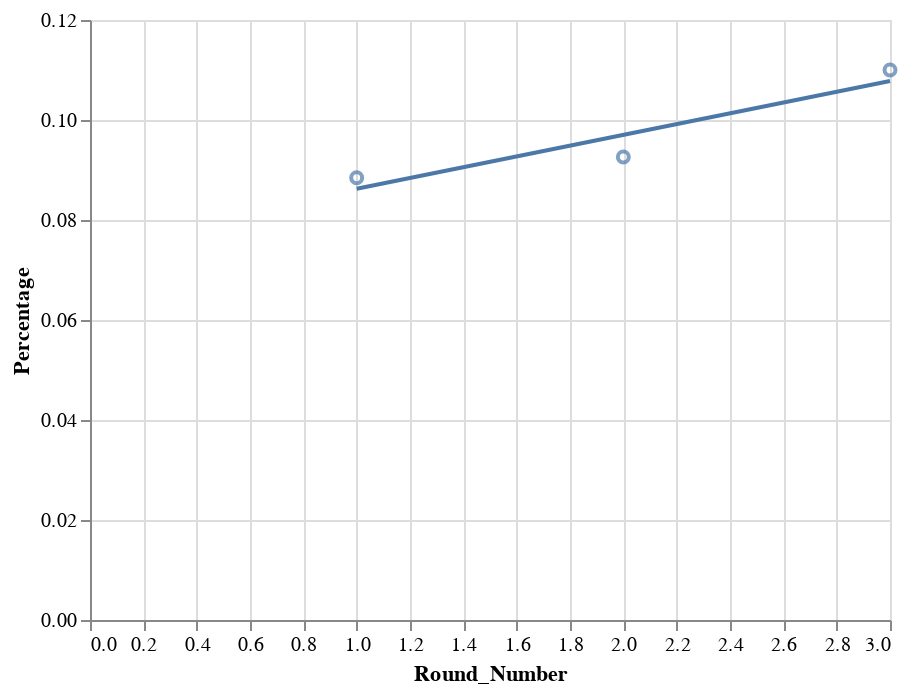

The code cell stored with this chart in its notebook:
### Markdown cell above
Threefold dataset

### Code cell
only_three = distraction_df_cp[distraction_df_cp['Method']=='threefold']
only_three = only_three.head(3)
chart = alt.Chart(only_three).mark_point().encode(
    x='Round_Number',
    y='Percentage'
)

chart + chart.transform_regression('Round_Number', 'Percentage').mark_line()

### Figure 1 — Vega-Lite specification as saved in the notebook (floating-point values rounded to 4 significant figures)
{"config": {"view": {"continuousWidth": 400, "continuousHeight": 300}}, "layer": [{"mark": "point", "encoding": {"x": {"field": "Round_Number", "type": "quantitative"}, "y": {"field": "Percentage", "type": "quantitative"}}}, {"mark": "line", "encoding": {"x": {"field": "Round_Number", "type": "quantitative"}, "y": {"field": "Percentage", "type": "quantitative"}}, "transform": [{"on": "Round_Number", "regression": "Percentage"}]}], "data": {"name": "data-dd2952feba0afaa1344e361c6148d120"}, "$schema": "https://vega.github.io/schema/vega-lite/v4.17.0.json", "datasets": {"data-dd2952feba0afaa1344e361c6148d120": [{"Method": "threefold", "Round_Number": 1, "Percentage": 0.08845}, {"Method": "threefold", "Round_Number": 2, "Percentage": 0.09259}, {"Method": "threefold", "Round_Number": 3, "Percentage": 0.11}]}}
